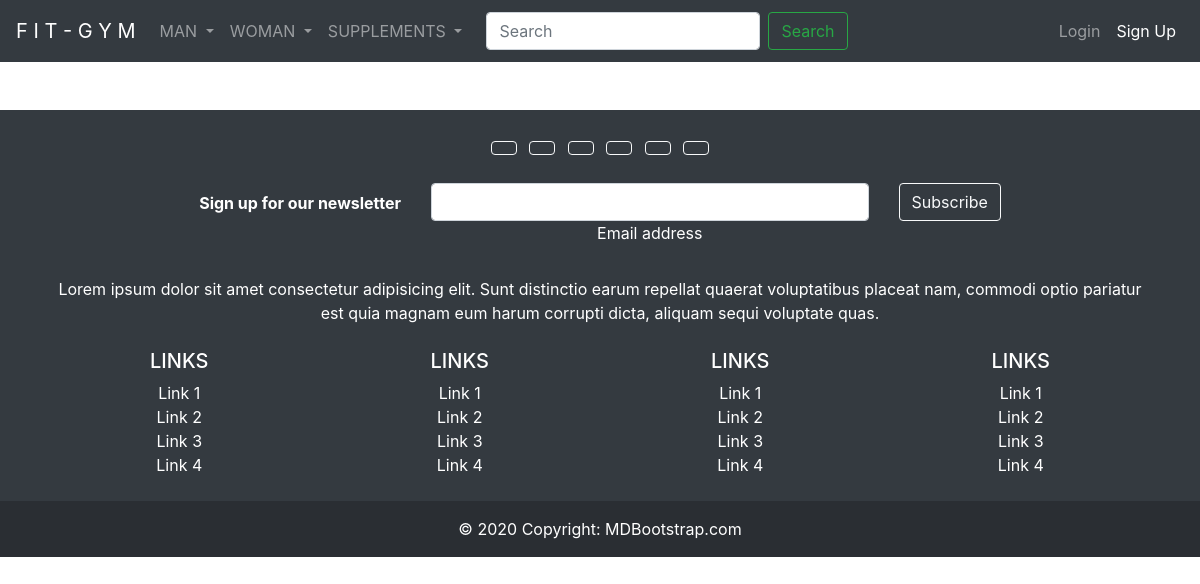
The page /products/13/ on the database as committed earlier.
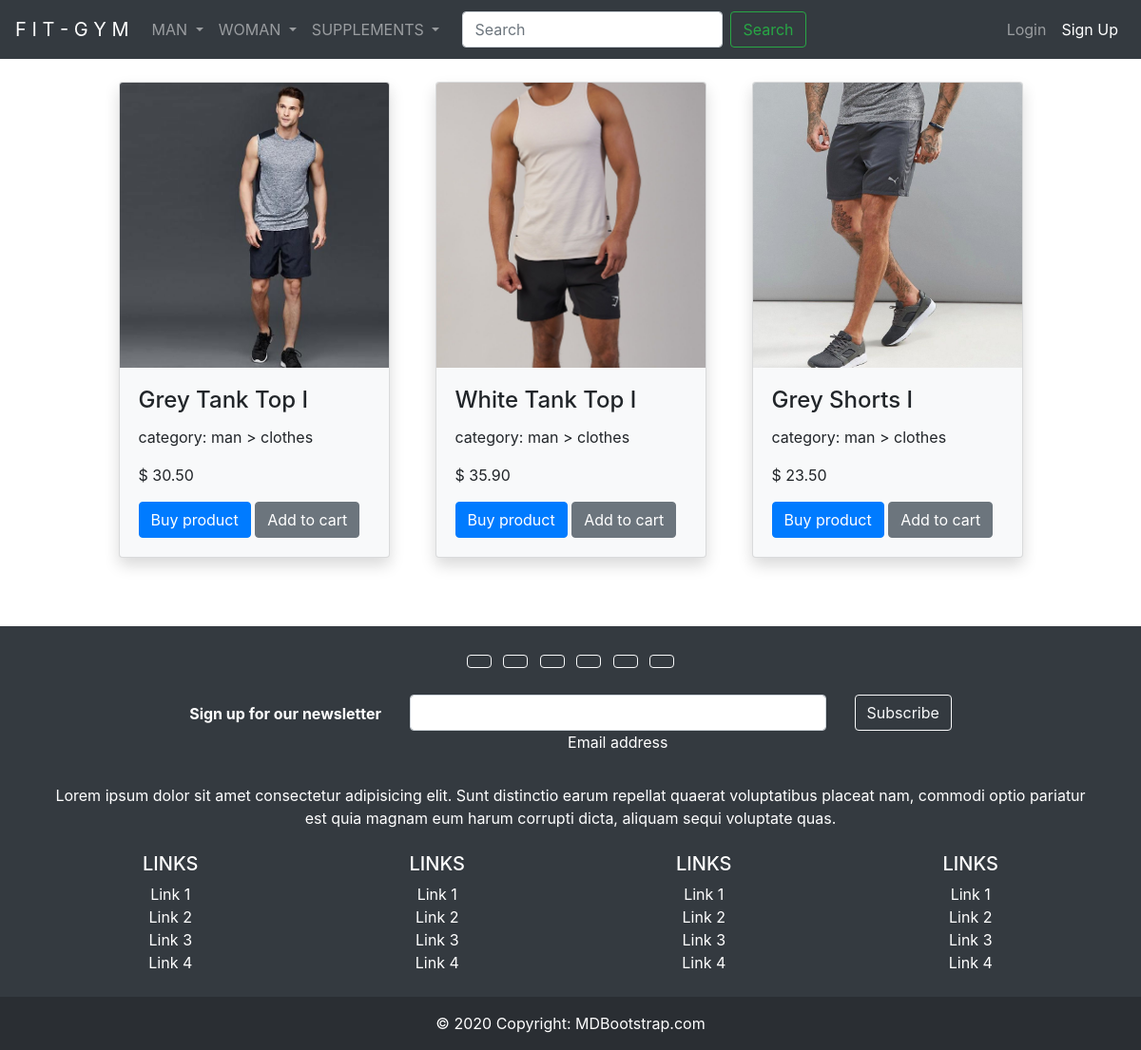
The same page on the database as committed later.
### products/models.py (models this page shows, shortened)
class Product(models.Model):
    category = models.ForeignKey(
        Category, on_delete=CASCADE)
    sub_category = models.ForeignKey(
        SubCategory, on_delete=CASCADE, blank=True)
    name = models.CharField(max_length=40)
    details = models.TextField()
    price = models.FloatField()
    image = models.ImageField(
        upload_to='images/%d/%m/%Y', blank=True)

class Category(models.Model):
    category = models.CharField(max_length=30)
    class Meta:
        verbose_name_plural = 'categories'
    def __str__(self) -> str:
        return self.category

class SubCategory(models.Model):
    sub_category = models.CharField(max_length=30)
    class Meta:
        verbose_name_plural = 'sub-categories'
    def __str__(self) -> str:
        return self.sub_category

### products/views.py (the view)
# urls.py: path('', include('products.urls')),
def products(request, category_id):
    products = Product.objects.all()
    page_name = 'Todos os produtos'
    context = {'page_name': page_name,
               'products': products, 'category_id': category_id}
    return render(request, 'products/products.html', context)

### templates/products/products.html
{% extends 'base.html' %}
{% load static %}
{% block content %}
<div class="container">
    <div class="row justify-content-center">
    {% for product in products %}
    {% if product.category.id == category_id %}
        <div class="card card-produto-largura p-0 m-4 col-12 col-md-3 bg-light shadow zoom">
        <a href="{% url 'product' product.id %}"><img src="{{ product.image.url }}" class="card-img-top card-posicao-imagem1" alt="..."></a>
            <div class="card-body">
                <a href="{% url 'product' product.id %}" class="link-personalizado"><h4 class="card-title">{{ product.name }}</h4></a>
                <p class="">category: {{ product.category }} > {{ product.sub_category }}</p>
                <p class="card-text">$ {{ product.price|stringformat:".2f" }}</p>
                <a href="{% url 'product' product.id %}" class="btn btn-primary">Buy product</a>
                <a href="#" class="btn btn-secondary">Add to cart</a>
            </div>
        </div>
    {% endif %}
    {% endfor %}
    </div>
</div>
{% endblock content %}

### templates/base.html (shortened to what this page needs)
{% load static %}
<!doctype html>
<html lang="en">
  <head>
    <link rel="stylesheet" href="{% static 'products/css/style.css' %}">
    <link rel="stylesheet" href="https://cdn.jsdelivr.net/npm/bootstrap@4.6.1/dist/css/bootstrap.min.css">
  </head>
  <body>
    <header>
      <nav class="navbar navbar-expand-lg navbar-dark bg-dark">
        <a class="navbar-brand" href="{% url 'index' %}">F I T - G Y M</a>
        <div class="collapse navbar-collapse" id="navbarSupportedContent">
          <ul class="navbar-nav">
            <li class="nav-item dropdown">
              <a class="nav-link dropdown-toggle" href="#" id="navbarDropdown" role="button" data-toggle="dropdown" aria-expanded="false">
                MAN
              </a>
            </li>
            <li class="nav-item dropdown">
              <a class="nav-link dropdown-toggle" href="#" id="navbarDropdown" role="button" data-toggle="dropdown" aria-expanded="false">
                WOMAN
              </a>
            </li>
            <li class="nav-item dropdown">
              <a class="nav-link dropdown-toggle" href="#" id="navbarDropdown" role="button" data-toggle="dropdown" aria-expanded="false">
                SUPPLEMENTS
              </a>
            </li>
          </ul>
          <form class="form-inline my-2 my-lg-1 ml-3">
            <input class="form-control mr-sm-2" type="search" placeholder="Search" aria-label="Search">
            <button class="btn btn-outline-success my-2 my-sm-0" type="submit">Search</button>
          </form>
        </div>
        <div class="collapse navbar-collapse justify-content-end" id="navbarSupportedContent">
          <ul class="navbar-nav">
            {% if user.is_authenticated %}
              <li class="nav-item active">
                <a class="nav-link" href="#">Hello, {{ user.username }}!</a>
              </li>
              <li class="nav-item">
                <a class="nav-link" href="{% url 'logout' %}">logout</a>
              </li>
              <li class="nav-item active">
                <a class="nav-link" href="{% url 'subtotal' %}">Cart</a>
              </li>
            {% else %}
              <li class="nav-item">
                <a class="nav-link" href="{% url 'login' %}">Login</a>
              </li>
              <li class="nav-item active">
                <a class="nav-link" href="{% url 'register' %}">Sign Up</a>
              </li>
            {% endif %}
          </ul>
        </div>
      </nav>
    </header>
    <main>
      {% block content %}{% endblock content %}
    </main>
    <footer class="bg-dark text-center text-white">
      <div class="container mt-5 p-4">
        <section class="mb-4">
          <a class="btn btn-outline-light btn-floating m-1" href="#!" role="button">
          </a>
          <a class="btn btn-outline-light btn-floating m-1" href="#!" role="button">
          </a>
          <a class="btn btn-outline-light btn-floating m-1" href="#!" role="button">
          </a>
          <a class="btn btn-outline-light btn-floating m-1" href="#!" role="button">
          </a>
          <a class="btn btn-outline-light btn-floating m-1" href="#!" role="button">
          </a>
          <a class="btn btn-outline-light btn-floating m-1" href="#!" role="button">
          </a>
        </section>
        <section class="">
          <form action="">
            <div class="row d-flex justify-content-center">
              <div class="col-auto">
                <p class="pt-2">
                  <strong>Sign up for our newsletter</strong>
                </p>
              </div>
              <div class="col-md-5 col-12">
                <div class="form-outline form-white mb-4">
                  <input type="email" id="form5Example21" class="form-control" />
                  <label class="form-label" for="form5Example21">Email address</label>
                </div>
              </div>
              <div class="col-auto">
                <button type="submit" class="btn btn-outline-light mb-4">
                  Subscribe
                </button>
              </div>
            </div>
          </form>
        </section>
        <section class="mb-4">
          <p>
            Lorem ipsum dolor sit amet consectetur adipisicing elit. Sunt distinctio earum
            repellat quaerat voluptatibus placeat nam, commodi optio pariatur est quia magnam
            eum harum corrupti dicta, aliquam sequi voluptate quas.
          </p>
        </section>
        <section class="">
          <div class="row">
            <div class="col-lg-3 col-md-6 mb-4 mb-md-0">
              <h5 class="text-uppercase">Links</h5>
              <ul class="list-unstyled mb-0">
                <li>
                  <a href="#!" class="text-white">Link 1</a>
                </li>
                <li>
                  <a href="#!" class="text-white">Link 2</a>
                </li>
                <li>
                  <a href="#!" class="text-white">Link 3</a>
                </li>
                <li>
                  <a href="#!" class="text-white">Link 4</a>
                </li>
              </ul>
            </div>
            <div class="col-lg-3 col-md-6 mb-4 mb-md-0">
              <h5 class="text-uppercase">Links</h5>
              <ul class="list-unstyled mb-0">
                <li>
                  <a href="#!" class="text-white">Link 1</a>
                </li>
                <li>
                  <a href="#!" class="text-white">Link 2</a>
                </li>
                <li>
                  <a href="#!" class="text-white">Link 3</a>
                </li>
                <li>
                  <a href="#!" class="text-white">Link 4</a>
                </li>
              </ul>
            </div>
            <div class="col-lg-3 col-md-6 mb-4 mb-md-0">
              <h5 class="text-uppercase">Links</h5>
              <ul class="list-unstyled mb-0">
                <li>
                  <a href="#!" class="text-white">Link 1</a>
                </li>
                <li>
                  <a href="#!" class="text-white">Link 2</a>
                </li>
                <li>
                  <a href="#!" class="text-white">Link 3</a>
                </li>
                <li>
                  <a href="#!" class="text-white">Link 4</a>
                </li>
              </ul>
            </div>
            <div class="col-lg-3 col-md-6 mb-4 mb-md-0">
              <h5 class="text-uppercase">Links</h5>
              <ul class="list-unstyled mb-0">
                <li>
                  <a href="#!" class="text-white">Link 1</a>
                </li>
                <li>
                  <a href="#!" class="text-white">Link 2</a>
                </li>
                <li>
                  <a href="#!" class="text-white">Link 3</a>
                </li>
                <li>
                  <a href="#!" class="text-white">Link 4</a>
                </li>
              </ul>
            </div>
          </div>
        </section>
      </div>
      <div class="text-center p-3" style="background-color: rgba(0, 0, 0, 0.2);">
        © 2020 Copyright:
        <a class="text-white" href="https://mdbootstrap.com/">MDBootstrap.com</a>
      </div>
    </footer>
  </body>
</html>

### static/products/css/style.css (style rules this page uses)
.zoom { transition: transform .7s; }
.card-posicao-imagem1 { object-fit: cover; object-position: 0 35%; height: 300px; }
.card-produto-largura { max-width: 13rem; }
.link-personalizado { text-decoration: none; color: inherit; }

Rows that differ between the two databases and show on the page:
added Product: image (picture), name "Grey Tank Top I", category "man", sub_category "clothes", price "30.50"
added Product: image (picture), name "White Tank Top I", category "man", sub_category "clothes", price "35.90"
added Product: image (picture), name "Grey Shorts I", category "man", sub_category "clothes", price "23.50"
